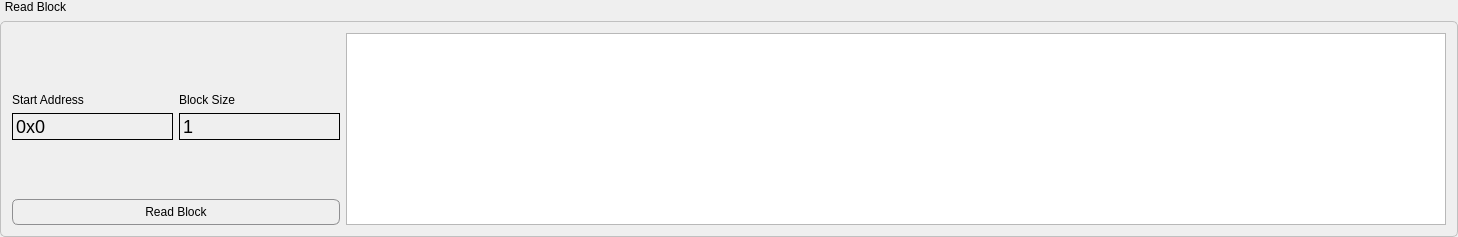
     <widget class="QGroupBox" name="groupBox_8">
      <property name="minimumSize">
       <size>
        <width>0</width>
        <height>171</height>
       </size>
      </property>
      <property name="styleSheet">
       <string notr="true">QGroupBox {
	font: 75 11pt &quot;Arial&quot;;
  border: 1px solid #C0C0C0; /* 边框颜色与宽度 */
  border-radius: 5px; /* 边框圆角 */
  margin-top: 21px; /* 确保有足够的空间显示标题 */
}

QGroupBox::title {
  subcontrol-origin: margin; /* 标题定位基于边界之外 */
  subcontrol-position: top left; /* 标题位置 */
  padding: 0 3px; /* 标题内边距 */
  color: #000; /* 标题文本颜色 */
  /* 使用负边距将标题上移，使其位于边框外部 */
  margin-top: 0px;
}</string>
      </property>
      <property name="title">
       <string>Read Block</string>
      </property>
      <layout class="QHBoxLayout" name="horizontalLayout_6">
       <item>
        <layout class="QVBoxLayout" name="verticalLayout_2">
         <item>
          <layout class="QFormLayout" name="formLayout">
           <item row="1" column="0">
            <widget class="QLabel" name="label_8">
             <property name="sizePolicy">
              <sizepolicy hsizetype="Preferred" vsizetype="Minimum">
               <horstretch>0</horstretch>
               <verstretch>0</verstretch>
              </sizepolicy>
             </property>
             <property name="minimumSize">
              <size>
               <width>0</width>
               <height>20</height>
              </size>
             </property>
             <property name="maximumSize">
              <size>
               <width>16777215</width>
               <height>23</height>
              </size>
             </property>
             <property name="styleSheet">
              <string notr="true">font: 75 11pt &quot;Arial&quot;;</string>
             </property>
             <property name="text">
              <string>Start Address</string>
             </property>
             <property name="alignment">
              <set>Qt::AlignBottom|Qt::AlignLeading|Qt::AlignLeft</set>
             </property>
            </widget>
           </item>
           <item row="1" column="1">
            <widget class="QLabel" name="label_9">
             <property name="sizePolicy">
              <sizepolicy hsizetype="Preferred" vsizetype="Minimum">
               <horstretch>0</horstretch>
               <verstretch>0</verstretch>
              </sizepolicy>
             </property>
             <property name="minimumSize">
              <size>
               <width>0</width>
               <height>20</height>
              </size>
             </property>
             <property name="maximumSize">
              <size>
               <width>16777215</width>
               <height>23</height>
              </size>
             </property>
             <property name="styleSheet">
              <string notr="true">font: 75 11pt &quot;Arial&quot;;</string>
             </property>
             <property name="text">
              <string>Block Size</string>
             </property>
             <property name="alignment">
              <set>Qt::AlignBottom|Qt::AlignLeading|Qt::AlignLeft</set>
             </property>
            </widget>
           </item>
           <item row="2" column="0">
            <widget class="QLineEdit" name="lineEdit_20">
             <property name="font">
              <font>
               <family>Arial</family>
               <pointsize>-1</pointsize>
              </font>
             </property>
             <property name="styleSheet">
              <string notr="true">QLineEdit {
  border: 1px solid #000000; /* 设置黑色边框 */
  border-radius: 0px; /* 边框无圆角 */
  padding: 1px; /* 设置较大的内边距 */
  font-size: 18px; /* 字体大小 */
  background: transparent; /* 背景透明 */
}</string>
             </property>
             <property name="text">
              <string>0x0</string>
             </property>
             <property name="frame">
              <bool>false</bool>
             </property>
             <property name="alignment">
              <set>Qt::AlignLeading|Qt::AlignLeft|Qt::AlignVCenter</set>
             </property>
            </widget>
           </item>
           <item row="2" column="1">
            <widget class="QLineEdit" name="lineEdit_21">
             <property name="font">
              <font>
               <family>Arial</family>
               <pointsize>-1</pointsize>
              </font>
             </property>
             <property name="styleSheet">
              <string notr="true">QLineEdit {
  border: 1px solid #000000; /* 设置黑色边框 */
  border-radius: 0px; /* 边框无圆角 */
  padding: 1px; /* 设置较大的内边距 */
  font-size: 18px; /* 字体大小 */
  background: transparent; /* 背景透明 */
}</string>
             </property>
             <property name="text">
              <string>1</string>
             </property>
             <property name="frame">
              <bool>false</bool>
             </property>
             <property name="alignment">
              <set>Qt::AlignLeading|Qt::AlignLeft|Qt::AlignVCenter</set>
             </property>
            </widget>
           </item>
           <item row="0" column="1">
            <spacer name="verticalSpacer_2">
             <property name="orientation">
              <enum>Qt::Vertical</enum>
             </property>
             <property name="sizeHint" stdset="0">
              <size>
               <width>20</width>
               <height>40</height>
              </size>
             </property>
            </spacer>
           </item>
           <item row="3" column="0">
            <spacer name="verticalSpacer_3">
             <property name="orientation">
              <enum>Qt::Vertical</enum>
             </property>
             <property name="sizeHint" stdset="0">
              <size>
               <width>20</width>
               <height>40</height>
              </size>
             </property>
            </spacer>
           </item>
          </layout>
         </item>
         <item>
          <widget class="QPushButton" name="pushButton_7">
           <property name="styleSheet">
            <string notr="true">QPushButton {
	font: 75 11pt &quot;Arial&quot;;
    border: 1px solid #8f8f91;
    border-radius: 6px;
    background-color: qlineargradient(x1:0, y1:0, x2:0, y2:1,
                                      stop:0 #f6f7fa, stop:1 #c4c5c8);
    min-width: 80px;
    padding: 5px;
}

QPushButton:pressed {
    background-color: qlineargradient(x1:0, y1:0, x2:0, y2:1,
                                      stop:0 #dadbde, stop:1 #f6f7fa);
}

QPushButton:hover {
    border: 1px solid #1c94c4; /* 更深的边框颜色，当鼠标悬停 */
    background-color: qlineargradient(x1:0, y1:0, x2:0, y2:1,
                                      stop:0 #ebeff9, stop:1 #cad4e6);
}

QPushButton:default {
    border-color: navy; /* 默认按钮有不同的边框颜色 */
}
</string>
           </property>
           <property name="text">
            <string>Read Block</string>
           </property>
          </widget>
         </item>
        </layout>
       </item>
       <item>
        <widget class="QTextEdit" name="textEdit">
         <property name="minimumSize">
          <size>
           <width>1100</width>
           <height>126</height>
          </size>
         </property>
        </widget>
       </item>
      </layout>
     </widget>
